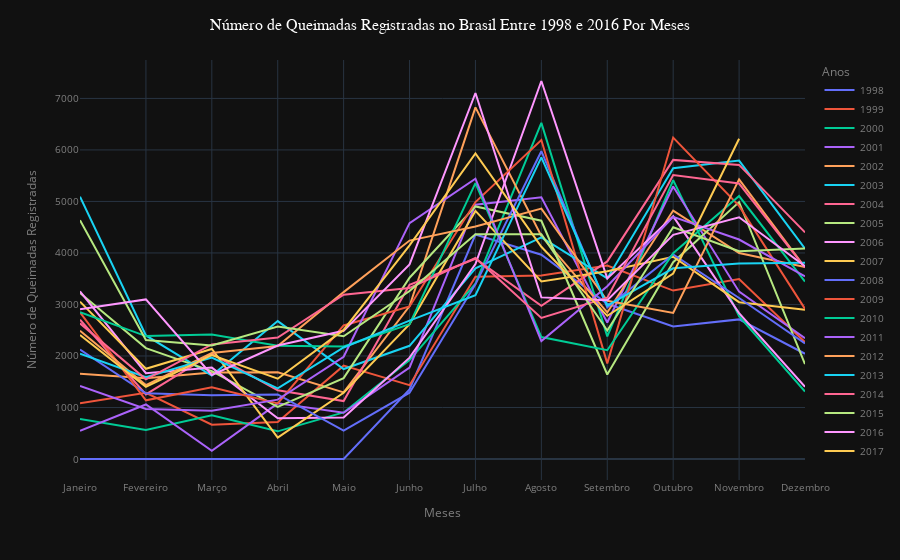

Notebook cell for this chart:
### Code cell
# Plot do gráfico de linhas

lines2 = px.line(data_frame=df_plot2, x='month', y='number', color = 'year', markers=False, template='plotly_dark')
lines2.update_layout(
    xaxis_title={
        'text': 'Meses',
        'font_size': 12,
    },
    yaxis_title={
        'text': 'Número de Queimadas Registradas',
        'font_size': 12
    },
    legend_title={
        'text': 'Anos',
        'font_size': 12
    },
    font_color='grey',
    font_size=10,
    title={
        'text': 'Número de Queimadas Registradas no Brasil Entre 1998 e 2016 Por Meses',
        'x': 0.5,
        'font_family': 'Verdana',
        'font_color': 'white',
        'font_size': 16,
        
    })

### Figure 1 — Plotly figure (JSON) as saved in the notebook; plotly's stock layout.template omitted (floating-point values rounded to 4 significant figures)
{"data": [{"hovertemplate": "year=1998<br>month=%{x}<br>number=%{y}<extra></extra>", "legendgroup": "1998", "line": {"color": "#636efa", "dash": "solid"}, "marker": {"symbol": "circle"}, "mode": "lines", "name": "1998", "orientation": "v", "showlegend": true, "type": "scatter", "x": ["Janeiro", "Fevereiro", "Março", "Abril", "Maio", "Junho", "Julho", "Agosto", "Setembro", "Outubro", "Novembro", "Dezembro"], "xaxis": "x", "y": [0, 0, 0, 0, 0, 1352.0, 4358.0, 3965.0, 3013.0, 2573.0, 2710.0, 2043.0], "yaxis": "y"}, {"hovertemplate": "year=1999<br>month=%{x}<br>number=%{y}<extra></extra>", "legendgroup": "1999", "line": {"color": "#EF553B", "dash": "solid"}, "marker": {"symbol": "circle"}, "mode": "lines", "name": "1999", "orientation": "v", "showlegend": true, "type": "scatter", "x": ["Janeiro", "Fevereiro", "Março", "Abril", "Maio", "Junho", "Julho", "Agosto", "Setembro", "Outubro", "Novembro", "Dezembro"], "xaxis": "x", "y": [1081, 1284, 667, 717, 1812, 1433.0, 3538.0, 3564.0, 3754.0, 3270.0, 3495.0, 2267.0], "yaxis": "y"}, {"hovertemplate": "year=2000<br>month=%{x}<br>number=%{y}<extra></extra>", "legendgroup": "2000", "line": {"color": "#00cc96", "dash": "solid"}, "marker": {"symbol": "circle"}, "mode": "lines", "name": "2000", "orientation": "v", "showlegend": true, "type": "scatter", "x": ["Janeiro", "Fevereiro", "Março", "Abril", "Maio", "Junho", "Julho", "Agosto", "Setembro", "Outubro", "Novembro", "Dezembro"], "xaxis": "x", "y": [778, 561, 848, 537, 904.2, 1921.0, 3402.0, 6525.0, 2380.0, 5414.0, 2772.0, 1309.0], "yaxis": "y"}, {"hovertemplate": "year=2001<br>month=%{x}<br>number=%{y}<extra></extra>", "legendgroup": "2001", "line": {"color": "#ab63fa", "dash": "solid"}, "marker": {"symbol": "circle"}, "mode": "lines", "name": "2001", "orientation": "v", "showlegend": true, "type": "scatter", "x": ["Janeiro", "Fevereiro", "Março", "Abril", "Maio", "Junho", "Julho", "Agosto", "Setembro", "Outubro", "Novembro", "Dezembro"], "xaxis": "x", "y": [547, 1059, 161.1, 1081, 898.2, 1775.0, 4937.0, 5081.0, 2650.0, 5290.0, 3248.0, 2345.0], "yaxis": "y"}, {"hovertemplate": "year=2002<br>month=%{x}<br>number=%{y}<extra></extra>", "legendgroup": "2002", "line": {"color": "#FFA15A", "dash": "solid"}, "marker": {"symbol": "circle"}, "mode": "lines", "name": "2002", "orientation": "v", "showlegend": true, "type": "scatter", "x": ["Janeiro", "Fevereiro", "Março", "Abril", "Maio", "Junho", "Julho", "Agosto", "Setembro", "Outubro", "Novembro", "Dezembro"], "xaxis": "x", "y": [1654, 1570, 1679, 1682, 1293.0, 2969.0, 6826.0, 4328.0, 2845.0, 4823.0, 3997.0, 3725.0], "yaxis": "y"}, {"hovertemplate": "year=2003<br>month=%{x}<br>number=%{y}<extra></extra>", "legendgroup": "2003", "line": {"color": "#19d3f3", "dash": "solid"}, "marker": {"symbol": "circle"}, "mode": "lines", "name": "2003", "orientation": "v", "showlegend": true, "type": "scatter", "x": ["Janeiro", "Fevereiro", "Março", "Abril", "Maio", "Junho", "Julho", "Agosto", "Setembro", "Outubro", "Novembro", "Dezembro"], "xaxis": "x", "y": [5091, 2398, 1619.0, 2677, 1747, 2197.0, 3703.0, 4301.0, 3505.0, 5644.0, 5794.0, 4084.0], "yaxis": "y"}, {"hovertemplate": "year=2004<br>month=%{x}<br>number=%{y}<extra></extra>", "legendgroup": "2004", "line": {"color": "#FF6692", "dash": "solid"}, "marker": {"symbol": "circle"}, "mode": "lines", "name": "2004", "orientation": "v", "showlegend": true, "type": "scatter", "x": ["Janeiro", "Fevereiro", "Março", "Abril", "Maio", "Junho", "Julho", "Agosto", "Setembro", "Outubro", "Novembro", "Dezembro"], "xaxis": "x", "y": [2705, 1255, 2040, 1335, 1124.0, 3381.0, 3888.0, 2974.0, 3836.0, 5807.0, 5709.0, 4399.0], "yaxis": "y"}, {"hovertemplate": "year=2005<br>month=%{x}<br>number=%{y}<extra></extra>", "legendgroup": "2005", "line": {"color": "#B6E880", "dash": "solid"}, "marker": {"symbol": "circle"}, "mode": "lines", "name": "2005", "orientation": "v", "showlegend": true, "type": "scatter", "x": ["Janeiro", "Fevereiro", "Março", "Abril", "Maio", "Junho", "Julho", "Agosto", "Setembro", "Outubro", "Novembro", "Dezembro"], "xaxis": "x", "y": [3224.0, 2153, 1706, 1011, 1571.0, 3519.0, 4904.0, 4625.0, 1641.0, 3821.0, 4987.0, 1844.0], "yaxis": "y"}, {"hovertemplate": "year=2006<br>month=%{x}<br>number=%{y}<extra></extra>", "legendgroup": "2006", "line": {"color": "#FF97FF", "dash": "solid"}, "marker": {"symbol": "circle"}, "mode": "lines", "name": "2006", "orientation": "v", "showlegend": true, "type": "scatter", "x": ["Janeiro", "Fevereiro", "Março", "Abril", "Maio", "Junho", "Julho", "Agosto", "Setembro", "Outubro", "Novembro", "Dezembro"], "xaxis": "x", "y": [3255, 1666, 1774, 792, 808, 1968, 3783.0, 7338.0, 3506.0, 4710.0, 2831.0, 1401.0], "yaxis": "y"}, {"hovertemplate": "year=2007<br>month=%{x}<br>number=%{y}<extra></extra>", "legendgroup": "2007", "line": {"color": "#FECB52", "dash": "solid"}, "marker": {"symbol": "circle"}, "mode": "lines", "name": "2007", "orientation": "v", "showlegend": true, "type": "scatter", "x": ["Janeiro", "Fevereiro", "Março", "Abril", "Maio", "Junho", "Julho", "Agosto", "Setembro", "Outubro", "Novembro", "Dezembro"], "xaxis": "x", "y": [3055, 1751, 2136, 415, 1286, 2618.0, 4816.0, 3447.0, 3644.0, 3925.0, 3044.0, 2899.0], "yaxis": "y"}, {"hovertemplate": "year=2008<br>month=%{x}<br>number=%{y}<extra></extra>", "legendgroup": "2008", "line": {"color": "#636efa", "dash": "solid"}, "marker": {"symbol": "circle"}, "mode": "lines", "name": "2008", "orientation": "v", "showlegend": true, "type": "scatter", "x": ["Janeiro", "Fevereiro", "Março", "Abril", "Maio", "Junho", "Julho", "Agosto", "Setembro", "Outubro", "Novembro", "Dezembro"], "xaxis": "x", "y": [2125, 1275, 1239, 1253, 553, 1287, 3391.0, 5976.0, 2944.0, 3969.0, 3126.0, 2242.0], "yaxis": "y"}, {"hovertemplate": "year=2009<br>month=%{x}<br>number=%{y}<extra></extra>", "legendgroup": "2009", "line": {"color": "#EF553B", "dash": "solid"}, "marker": {"symbol": "circle"}, "mode": "lines", "name": "2009", "orientation": "v", "showlegend": true, "type": "scatter", "x": ["Janeiro", "Fevereiro", "Março", "Abril", "Maio", "Junho", "Julho", "Agosto", "Setembro", "Outubro", "Novembro", "Dezembro"], "xaxis": "x", "y": [2848, 1140, 1392, 1078, 2593, 2962, 4988.0, 6193.0, 1857.0, 6240.0, 4913.0, 2914.0], "yaxis": "y"}, {"hovertemplate": "year=2010<br>month=%{x}<br>number=%{y}<extra></extra>", "legendgroup": "2010", "line": {"color": "#00cc96", "dash": "solid"}, "marker": {"symbol": "circle"}, "mode": "lines", "name": "2010", "orientation": "v", "showlegend": true, "type": "scatter", "x": ["Janeiro", "Fevereiro", "Março", "Abril", "Maio", "Junho", "Julho", "Agosto", "Setembro", "Outubro", "Novembro", "Dezembro"], "xaxis": "x", "y": [2851, 2386, 2417, 2200, 2185.0, 2618.0, 5356.0, 2367.0, 2112.0, 3996.0, 5104.0, 3444.0], "yaxis": "y"}, {"hovertemplate": "year=2011<br>month=%{x}<br>number=%{y}<extra></extra>", "legendgroup": "2011", "line": {"color": "#ab63fa", "dash": "solid"}, "marker": {"symbol": "circle"}, "mode": "lines", "name": "2011", "orientation": "v", "showlegend": true, "type": "scatter", "x": ["Janeiro", "Fevereiro", "Março", "Abril", "Maio", "Junho", "Julho", "Agosto", "Setembro", "Outubro", "Novembro", "Dezembro"], "xaxis": "x", "y": [1416, 973, 937, 1152, 1985, 4578, 5441.0, 2289.0, 3355.0, 4700.0, 4261.0, 3546.0], "yaxis": "y"}, {"hovertemplate": "year=2012<br>month=%{x}<br>number=%{y}<extra></extra>", "legendgroup": "2012", "line": {"color": "#FFA15A", "dash": "solid"}, "marker": {"symbol": "circle"}, "mode": "lines", "name": "2012", "orientation": "v", "showlegend": true, "type": "scatter", "x": ["Janeiro", "Fevereiro", "Março", "Abril", "Maio", "Junho", "Julho", "Agosto", "Setembro", "Outubro", "Novembro", "Dezembro"], "xaxis": "x", "y": [2491, 1436, 2058, 2193, 3240, 4241.0, 4512.0, 4861.0, 3071.0, 2835.0, 5428.0, 3718.0], "yaxis": "y"}, {"hovertemplate": "year=2013<br>month=%{x}<br>number=%{y}<extra></extra>", "legendgroup": "2013", "line": {"color": "#19d3f3", "dash": "solid"}, "marker": {"symbol": "circle"}, "mode": "lines", "name": "2013", "orientation": "v", "showlegend": true, "type": "scatter", "x": ["Janeiro", "Fevereiro", "Março", "Abril", "Maio", "Junho", "Julho", "Agosto", "Setembro", "Outubro", "Novembro", "Dezembro"], "xaxis": "x", "y": [2045, 1587, 1969, 1372, 2165, 2686.0, 3180.0, 5856.0, 2980.0, 3702.0, 3796.0, 3808.0], "yaxis": "y"}, {"hovertemplate": "year=2014<br>month=%{x}<br>number=%{y}<extra></extra>", "legendgroup": "2014", "line": {"color": "#FF6692", "dash": "solid"}, "marker": {"symbol": "circle"}, "mode": "lines", "name": "2014", "orientation": "v", "showlegend": true, "type": "scatter", "x": ["Janeiro", "Fevereiro", "Março", "Abril", "Maio", "Junho", "Julho", "Agosto", "Setembro", "Outubro", "Novembro", "Dezembro"], "xaxis": "x", "y": [2633, 1547, 2224, 2358, 3189, 3319.0, 3904.0, 2738.0, 3131.0, 5513.0, 5348.0, 3717.0], "yaxis": "y"}, {"hovertemplate": "year=2015<br>month=%{x}<br>number=%{y}<extra></extra>", "legendgroup": "2015", "line": {"color": "#B6E880", "dash": "solid"}, "marker": {"symbol": "circle"}, "mode": "lines", "name": "2015", "orientation": "v", "showlegend": true, "type": "scatter", "x": ["Janeiro", "Fevereiro", "Março", "Abril", "Maio", "Junho", "Julho", "Agosto", "Setembro", "Outubro", "Novembro", "Dezembro"], "xaxis": "x", "y": [4635, 2309, 2202, 2573, 2384, 3261.0, 4364.0, 4363.0, 2495.0, 4500.0, 4035.0, 4089.0], "yaxis": "y"}, {"hovertemplate": "year=2016<br>month=%{x}<br>number=%{y}<extra></extra>", "legendgroup": "2016", "line": {"color": "#FF97FF", "dash": "solid"}, "marker": {"symbol": "circle"}, "mode": "lines", "name": "2016", "orientation": "v", "showlegend": true, "type": "scatter", "x": ["Janeiro", "Fevereiro", "Março", "Abril", "Maio", "Junho", "Julho", "Agosto", "Setembro", "Outubro", "Novembro", "Dezembro"], "xaxis": "x", "y": [2906.0, 3098.0, 1632.0, 2204.0, 2488.0, 3777.0, 7105.0, 3137.0, 3081.0, 4351.0, 4692.0, 3741.0], "yaxis": "y"}, {"hovertemplate": "year=2017<br>month=%{x}<br>number=%{y}<extra></extra>", "legendgroup": "2017", "line": {"color": "#FECB52", "dash": "solid"}, "marker": {"symbol": "circle"}, "mode": "lines", "name": "2017", "orientation": "v", "showlegend": true, "type": "scatter", "x": ["Janeiro", "Fevereiro", "Março", "Abril", "Maio", "Junho", "Julho", "Agosto", "Setembro", "Outubro", "Novembro"], "xaxis": "x", "y": [2408, 1400, 2017, 1559, 2506, 4148.0, 5930.0, 4120.0, 2779.0, 3600.0, 6217.0], "yaxis": "y"}], "layout": {"font": {"color": "grey", "size": 10}, "legend": {"title": {"font": {"size": 12}, "text": "Anos"}, "tracegroupgap": 0}, "margin": {"t": 60}, "title": {"font": {"color": "white", "family": "Verdana", "size": 16}, "text": "Número de Queimadas Registradas no Brasil Entre 1998 e 2016 Por Meses", "x": 0.5}, "xaxis": {"anchor": "y", "domain": [0, 1], "title": {"font": {"size": 12}, "text": "Meses"}}, "yaxis": {"anchor": "x", "domain": [0, 1], "title": {"font": {"size": 12}, "text": "Número de Queimadas Registradas"}}}}
